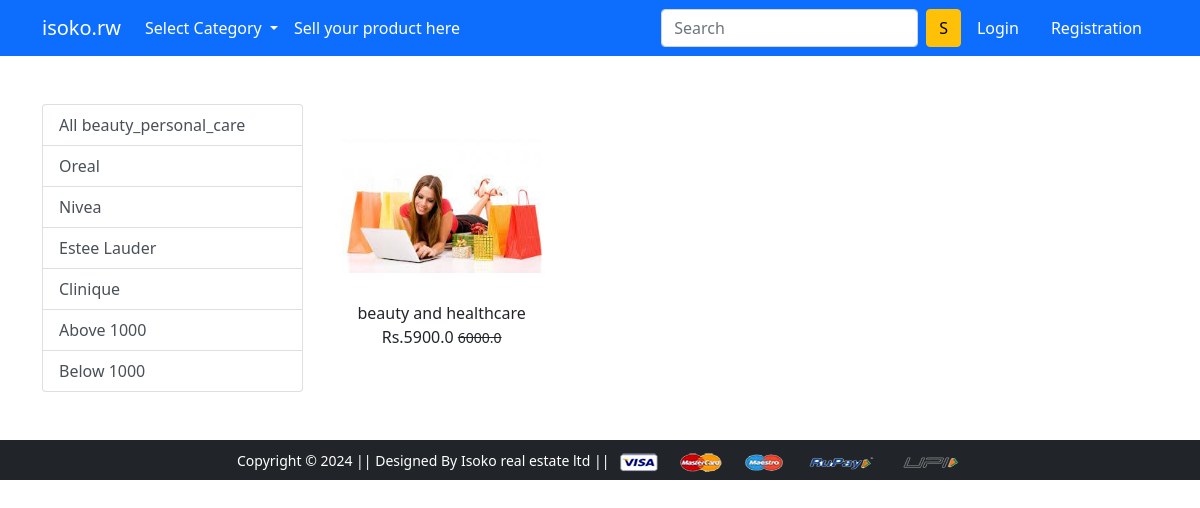
The app's page /beauty_personal_care/ with its own data.
### app/models.py (models this page shows, shortened)
class Product(models.Model):
    title = models.CharField(max_length=100)
    selling_price = models.FloatField()
    discounted_price = models.FloatField()
    description = models.TextField()
    category = models.CharField(choices=CATEGORY_CHOICES,max_length=2)
    brand = models.CharField( max_length=50)
    product_image = models.ImageField(upload_to='productimg')

### app/views.py (the view)
# urls.py: path('beauty_personal_care/', views.beauty_personal_care, name='beauty_personal_care'),
def beauty_personal_care(request, data=None):
    if request.user.is_authenticated:
        cartcount = cart_count(request)  # This function needs to exist to get the cart count
    else:
        cartcount = ''
    if data is None:
        beauty_items = Product.objects.filter(category='BC')  # 'BC' stands for Beauty and Personal Care
    elif data in ('Oreal', 'Nivea', 'Estee_Lauder', 'Clinique'):
        beauty_items = Product.objects.filter(category='BC').filter(brand=data)
    elif data == 'below_1000':
        beauty_items = Product.objects.filter(category='BC').filter(discounted_price__lt=1000)
    elif data == 'above_1000':
        beauty_items = Product.objects.filter(category='BC').filter(discounted_price__gt=1000)
    return render(request, 'app/beauty.html', {'beauty_items': beauty_items, 'cartcount': cartcount})

### app/templates/app/beauty.html (shortened to what this page needs)
{% extends 'app/base.html' %}
{% load static %}
{% block external_css %}
<link rel="stylesheet" href="{% static "app/css/laptop.css" %}">
{% endblock external_css %}
{% block main-content %}
<div class="container my-5">
 <div class="row">
  <div class="col-sm-3">
    <div class="list-group">
     <a href="{% url 'beauty_personal_care' %}" class="list-group-item list-group-item-action" aria-current='true'>All beauty_personal_care</a>
    <a href="{% url 'beauty_personal_caredata' 'Oreal' %}" class="list-group-item list-group-item-action">Oreal</a>
    <a href="{% url 'beauty_personal_caredata' 'Nivea' %}" class="list-group-item list-group-item-action">Nivea</a>
    <a href="{% url 'beauty_personal_caredata' 'Estee_Lauder' %}" class="list-group-item list-group-item-action">Estee Lauder</a>
    <a href="{% url 'beauty_personal_caredata' 'Clinique' %}" class="list-group-item list-group-item-action ">Clinique</a>
    <a href="{% url 'beauty_personal_caredata' 'above_1000' %}" class="list-group-item list-group-item-action ">Above 1000</a>
    <a href="{% url 'beauty_personal_caredata' 'below_1000' %}" class="list-group-item list-group-item-action ">Below 1000</a>
        </div>
        </div>
        <div class="col-sm-8">
            <div class="row">
                {% for product in beauty_items %}
                <div class="col-sm-4 text-center mb-4">
                    <a href="{% url 'product-detail' product.id %}" class="btn">
                <div class="item">
                    <img src="{{product.product_image.url}}" width=200px height=230px alt="" class="img-fluid img-size">
                    <div class="fm-bold">{{product.title}}</div>
                    <div class="fm-bold">Rs.{{product.discounted_price}}
                    <small class="fw-light text-decoration-line-through">
                        {{product.selling_price}}
                    </small>
                    </div>
                </div>
            </a>
                </div>
                {% endfor %}
            </div>
        </div>
    </div>
</div>
{% endblock main-content %}

### app/static/app/css/laptop.css (style rules this page uses)
.img-size { width: 200px; height: 190px; object-fit: contain; }

### records on screen
Product: product_image (picture), title "beauty and healthcare", discounted_price "5900.0", selling_price "6000.0"
